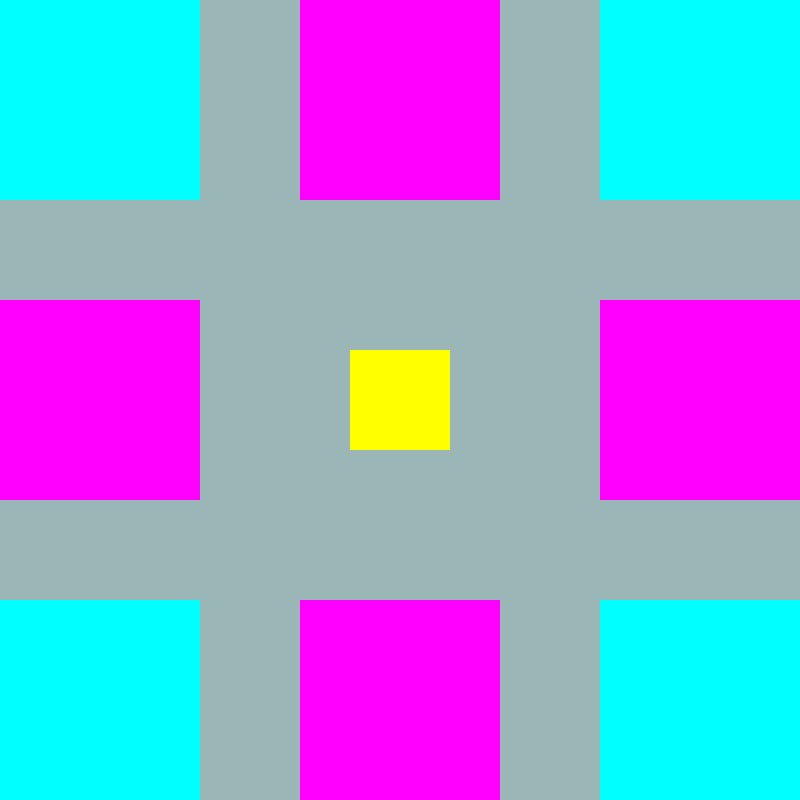
Frame 1 (no input)
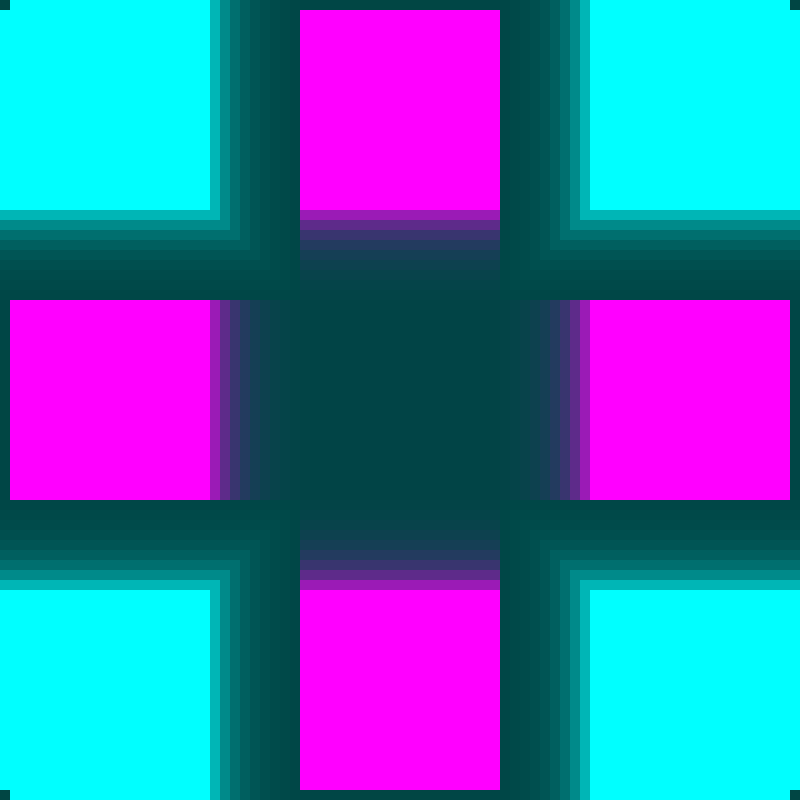
Frame 60 (no input)
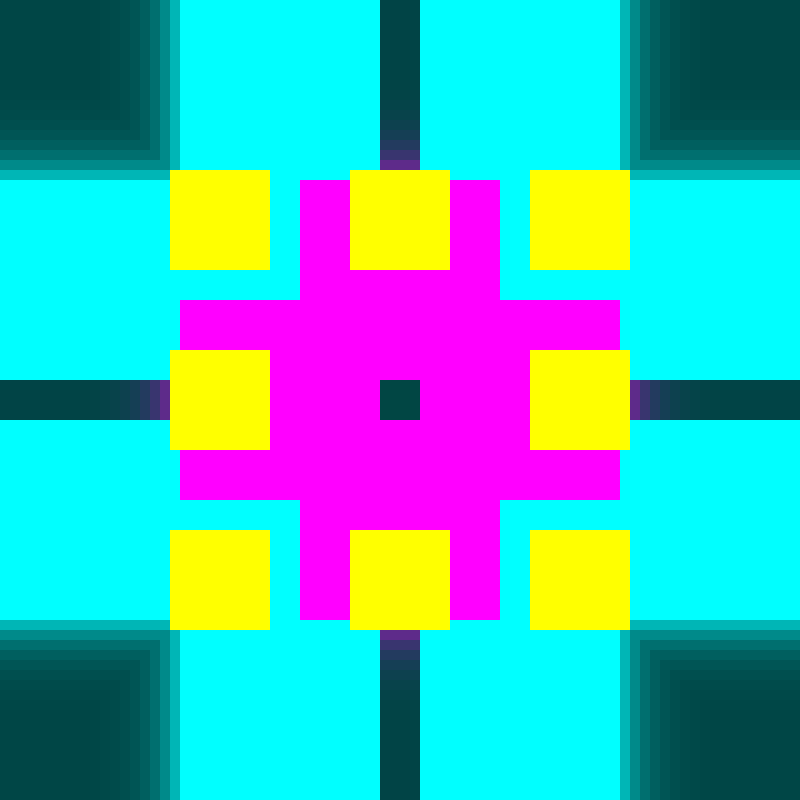
Frame 120 (the mouse pressed at the canvas centre since frame 60)

The p5.js sketch that drew these frames (run headless with seeded random() and noise() and a simulated clock; from frame 60 on, the mouse is pressed at the canvas centre):

// p5.js sketch
// ── sketch.js
var cleb = 0;

function setup() {
  createCanvas(800, 800);
}
function draw() {
  background(0, 70, 70, 100);
  noStroke();
  fill(0, 255, 255)
  rect(0 + cleb, 0, 200) 
  rect(0, 0 + cleb, 200)
  rect(0 + cleb, 0 + cleb, 200)
  rect(600 - cleb, 600 - cleb, 200)
  rect(600, 600 - cleb, 200)
  rect(600 - cleb, 600, 200)
  rect(600 - cleb, 600 - cleb, 200)
  rect(600, 0 + cleb, 200)
  rect(600 - cleb, 0 + cleb, 200)
  rect(600 - cleb, 0, 200)
  rect(0 + cleb, 600 - cleb, 200)
   rect(0, 600 - cleb, 200)
   rect(0 + cleb, 600, 200)
  fill(255, 0, 255)
  rect(300, 0 + cleb, 200)
  rect(0 + cleb, 300, 200)
  rect(300, 600 - cleb, 200)
  rect(600 - cleb, 300, 200)
  fill(255, 255, 0)
  rect(350 + cleb, 350 + cleb, 100)
  rect(350 - cleb, 350 - cleb, 100)
  rect(350 - cleb, 350 + cleb, 100)
  rect(350, 350 + cleb, 100)
  rect(350 - cleb, 350, 100)
  rect(350 + cleb, 350 - cleb, 100)
  rect(350, 350 - cleb, 100)
  rect(350 + cleb, 350, 100)
  cleb = cleb + 10;
  if (cleb > 800) {
    cleb = -200;
  } 

}
